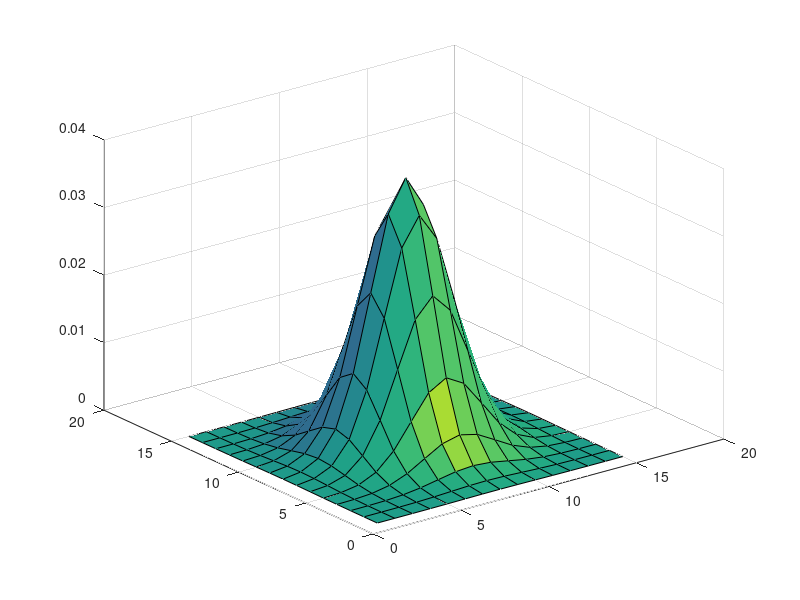

Write the MATLAB code that produced this figure. (Note: this script raises an error after producing the figure.)
%%%%%%%%%%%%%%%%%%%%%%%%%%%%%%%%%%%%%%%%%%%%%%%%%%%%%%%%%%%%%%%%%%%%%%%%
%Original Code from Steve Seitz. Modified for clarity and beautification
%%%%%%%%%%%%%%%%%%%%%%%%%%%%%%%%%%%%%%%%%%%%%%%%%%%%%%%%%%%%%%%%%%%%%%%%

clc
close all
clear all

%Create Gaussian Filter 15x15 with simga = 2
g = fspecial('gaussian',15,2);
%Display Filter with scaled colors
imagesc(g)
%Visualize 3D shaded Surface with Lighting
surfl(g)
%Importamos imagenes default matlab in B&W
imgOrig = rgb2gray(imread('peppers.png'));
figure, imshow(imgOrig)
%Apply 2D convolution on the original image with the gaussian filter
gImg= conv2(imgOrig,g,'same');


%Apply Simple Derivative with [-1 1] on original image
figure
subplot(1,2,1)
imagesc(conv2(imgOrig,[-1 1],'same'));
title('[-1 1] on Original Image (Derivative on X)')



subplot(1,2,2)
imagesc(conv2(imgOrig,[-1; 1],'same'));
title('[-1; 1] on Original Image (Derivative on Y)')


figure
%Apply Simple Derivative with [-1 1] on gaussian smoothed image
subplot(2,2,1)
imagesc(conv2(gImg,[-1 1],'same'));
title({'[-1 1] on Smoothed Gauss Image','(Derivative on X)'})

subplot(2,2,2)
imagesc(conv2(gImg,[-1; 1],'same'));
title({'[-1; 1] on Smoothed Gauss Image','(Derivative on Y)'})


%We do the derivative on the Gaussian Filter (Gaussian derivative now)
dx= conv2(g,[-1 1],'same');
dy= conv2(g,[-1;1],'same');

%Apply Simple Derivative with [-1 1] on original image
subplot(2,2,3)
imagesc(conv2(imgOrig,dx,'same'));
title({'[-1 1] on GaussMask and then conv on',' OrigImage (Derivative on X)'})

%Apply Simple Derivative with [-1 1] on gaussian smoothed image
subplot(2,2,4)
imagesc(conv2(imgOrig,dy,'same'));
title({'[-1; 1] on GaussMask and then conv on','OrigImage (Derivative on Y)'})

%We create laplacian of gaussian filter (second derivative of gaussian)
lg= fspecial('log',15,2);

figure
subplot(2,1,1)
limg= conv2(imgOrig,lg,'same');
imagesc(limg)
title('Matlab Builtin Laplacian of Gaussian (2nd Gauss Der)')

subplot(2,1,2)
imagesc(double(imgOrig)+ .2*limg)
title('Original Image + LoG on OrigImage')

